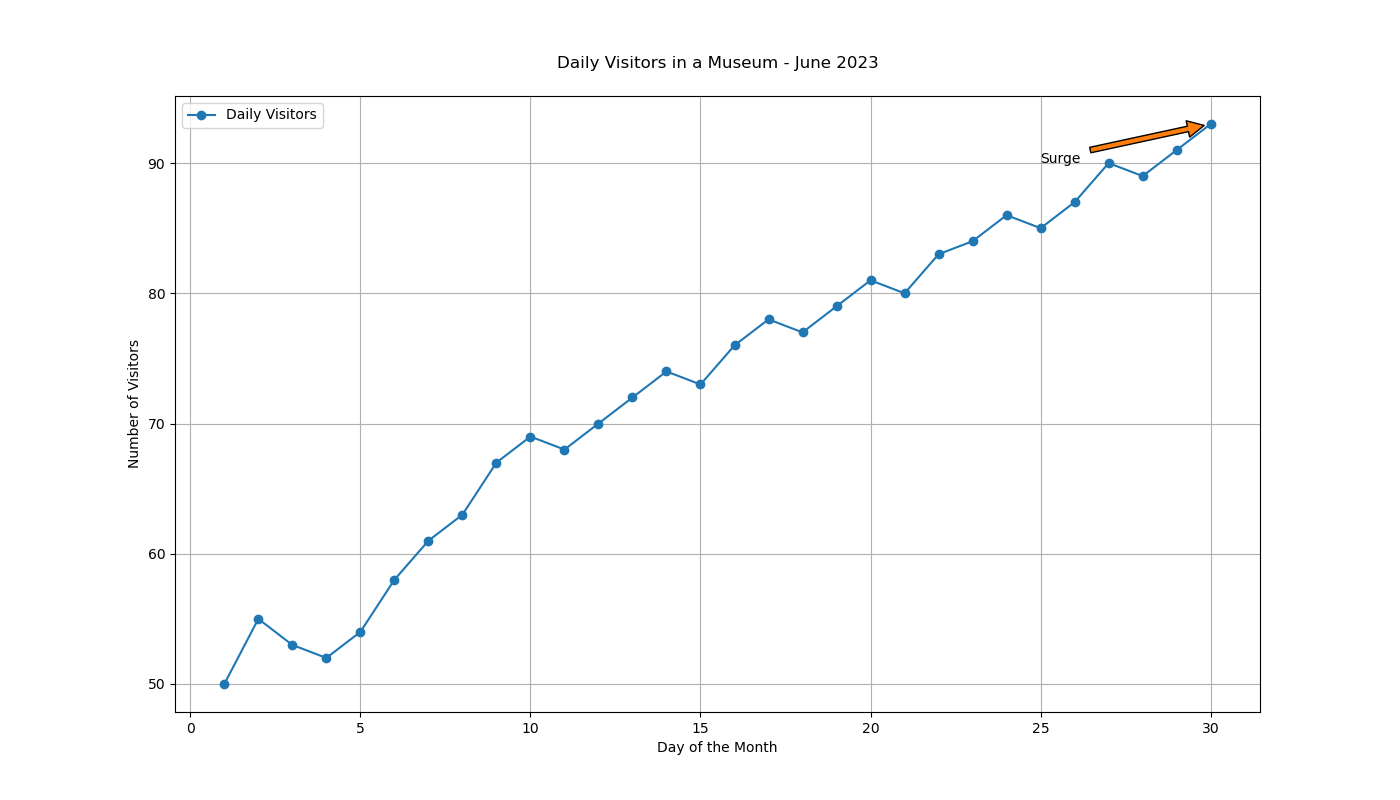

The Python source for this figure:

import matplotlib.pyplot as plt

# Data points
days = [i for i in range(1, 31)]
number_of_visitors = [50, 55, 53, 52, 54, 58, 61, 63, 67, 69, 68, 70, 72, 74, 73, 76, 78, 77, 79, 81, 80, 83, 84, 86, 85, 87, 90, 89, 91, 93]

# Creating the line chart
plt.figure(figsize=(14, 8))  # Change the width and height of the chart
plt.plot(days, number_of_visitors, marker='o', color='#1f77b4', label='Daily Visitors')  # Specific color code

# Annotation for a significant day
plt.annotate('Surge', xy=(30, 93), xytext=(25, 90),
             arrowprops=dict(facecolor='#ff7f0e', shrink=0.05))

# Adding the x-axis label, y-axis label, title, legend, and grid
plt.xlabel('Day of the Month')
plt.ylabel('Number of Visitors')
plt.title('Daily Visitors in a Museum - June 2023', pad=20)
plt.legend(loc='upper left')
plt.grid(True)

# Display the chart
plt.show()
